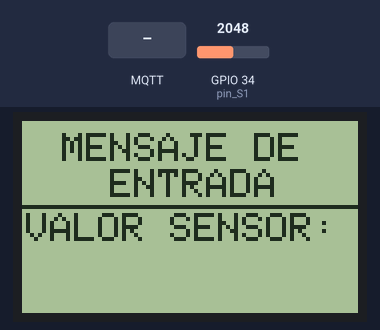
Recording of a sketch running on a simulated ESP32. Parts: 84×48 one-colour display. Inputs (shaded band) come from the test bench; at power-on: GPIO 34 (pin_S1) = 2048. WiFi joins after 1.5 s; servers stay silent unless stated; no MQTT or app messages arrive unless stated; what the sketch prints to the serial monitor is not drawn.

Above: at 6.0 s.
6.1 s: MQTT message "on" arrives on the first subscribed topic
At 7.8 s:
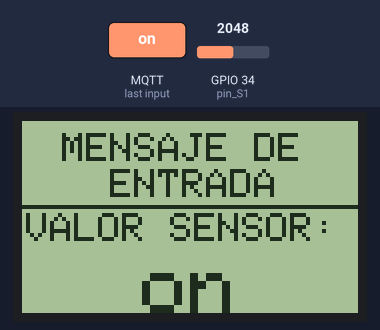
10.2 s: MQTT message "5" arrives on the first subscribed topic
At 12.9 s:
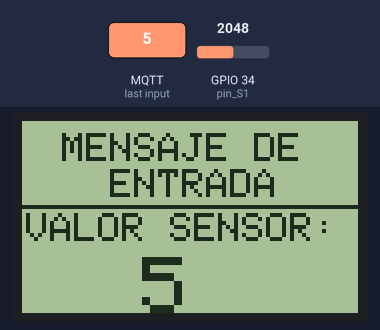
14.7 s: MQTT message "off" arrives on the first subscribed topic
At 17.0 s:
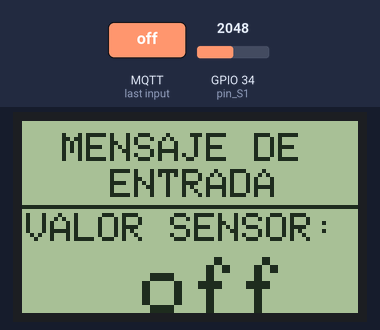
19.2 s: MQTT message "90" arrives on the first subscribed topic
At 21.9 s:
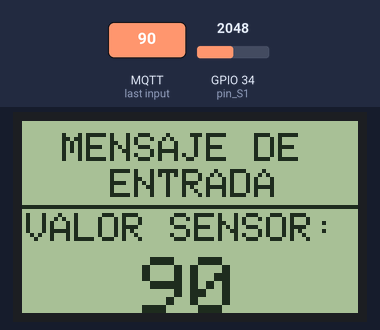
23.6 s: MQTT message "on" arrives on the first subscribed topic
At 26.3 s:
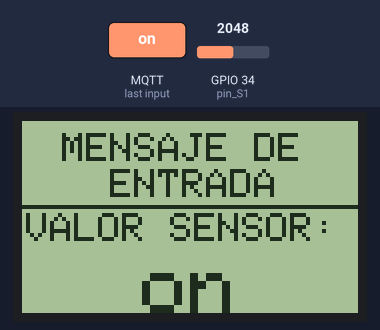
28.1 s: MQTT message "off" arrives on the first subscribed topic
At 30.5 s:
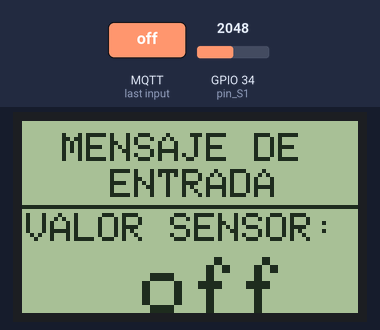
Timing chart, 0 to 32.0 s (numbered marks = the images above; inputs shaded):
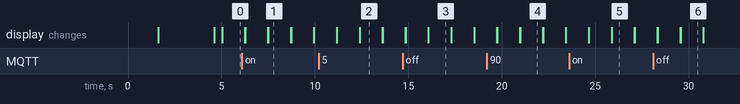

The sketch:

AWS.ino
```cpp
#include <SPI.h>
#include <Adafruit_GFX.h>
#include <Adafruit_PCD8544.h>
#include "secrets.h"
#include <WiFiClientSecure.h>
#include <PubSubClient.h>
#include <ArduinoJson.h>
#include "WiFi.h"

#define AWS_IOT_PUBLISH_TOPIC   "esp32/pub"
#define AWS_IOT_SUBSCRIBE_TOPIC "esp32/sub"

WiFiClientSecure ESP32Client;
PubSubClient client(ESP32Client);

int var = 0;
char datos[40];
String resultS = "";
String Topic = "";

const int pin_S1 = 34;
int valor_S1 = 0;

const int CLK = 18;
const int DIN = 23;
const int D_C = 04;
const int CE  = 15;
const int RST = 02;
Adafruit_PCD8544 display = Adafruit_PCD8544(CLK,DIN,D_C,CE,RST);

void setup()
{
  Serial.begin(115200);
  delay(10);
  connectAWS();

  display.begin();
  display.setContrast(50);
  display.clearDisplay();

  display.setTextColor(WHITE, BLACK);
  display.setTextSize(1);
  display.setCursor(0,15);
  display.println("              ");
  display.setCursor(0,23);
  display.println("              ");
  display.setCursor(12,19);
  display.println("BIENVENIDO");
  display.display();
  delay(3000);
  display.clearDisplay();
  display.display();
  delay(200);
}

void loop()
{
  valor_S1 = leer_sensor(pin_S1);

  Serial.print("Potenciometro: ");
  Serial.println(valor_S1);

  display.clearDisplay();
  display.setTextColor(BLACK);
  display.setTextSize(1);
  display.setCursor(10,3);
  display.print("MENSAJE DE");
  display.setCursor(22,12);
  display.print("ENTRADA");
  display.drawFastHLine(0,21,84,BLACK);
  display.display();

  display.setCursor(1,23);
  display.print("VALOR SENSOR:");
  display.setCursor(30,34);
  display.setTextSize(2);
  display.print(resultS);
  display.display();

  sprintf(datos, "%d ", valor_S1);

  publishMessage();
  client.loop();
  delay(1000);
}


int leer_sensor(int pin){
  int lectura = analogRead(pin);
  int valor = map(lectura, 0, 4095, 0, 100);
  delay(200);
  return valor;
}

void connectAWS()
{
  WiFi.mode(WIFI_STA);
  WiFi.begin(WIFI_SSID, WIFI_PASSWORD);

  Serial.println("Connecting to Wi-Fi");

  while (WiFi.status() != WL_CONNECTED)
  {
    delay(500);
    Serial.print(".");
  }

  // Configure WiFiClientSecure to use the AWS IoT device credentials
  ESP32Client.setCACert(AWS_CERT_CA);
  ESP32Client.setCertificate(AWS_CERT_CRT);
  ESP32Client.setPrivateKey(AWS_CERT_PRIVATE);

  // Connect to the MQTT broker on the AWS endpoint we defined earlier
  client.setServer(AWS_IOT_ENDPOINT, 8883);

  // Create a message handler
  client.setCallback(callback);

  Serial.println("Connecting to AWS IOT");

  while (!client.connect(THINGNAME))
  {
    Serial.print(".");
    delay(100);
  }

  if (!client.connected())
  {
    Serial.println("AWS IoT Timeout!");
    return;
  }

  // Subscribe to a topic
  client.subscribe(AWS_IOT_SUBSCRIBE_TOPIC);

  Serial.println("AWS IoT Connected!");
}

void publishMessage()
{
  StaticJsonDocument<200> doc;
  doc["numeric"] = valor_S1;
  char jsonBuffer[512];
  serializeJson(doc, jsonBuffer); // print to client

  client.publish(AWS_IOT_PUBLISH_TOPIC, jsonBuffer);
}

void callback(char* topic, byte* payload, unsigned int length){
  Serial.print("Mensaje recibido [");
  Serial.print(topic);
  Serial.print("] ");
  char payload_string[length + 1];
  int resultI;
  memcpy(payload_string, payload, length);
  payload_string[length] = '\0';
  resultI = atoi(payload_string);
  var = resultI;
  resultS = "";
  for (int i=0;i<length;i++){
    resultS = resultS + (char)payload[i];
  }
  Serial.println();
}
```

secrets.h
```cpp
#include <pgmspace.h>
#define SECRET
#define THINGNAME "SENSOR"                         //change this

const char* ssid     = "YOUR-SSID";
const char* password = "YOUR-PASSWORD";

const char WIFI_SSID[] = "UMNG-PUB-CLL100";               //change this
const char WIFI_PASSWORD[] = "";           //change this
const char AWS_IOT_ENDPOINT[] = "a148jjy9hcfr9o-ats.iot.us-east-1.amazonaws.com";       //change this

// Amazon Root CA 1
static const char AWS_CERT_CA[] PROGMEM = R"EOF(
-----BEGIN CERTIFICATE-----
MIIDQTCCAimgAwIBAgITBmyfz5m/jAo54vB4ikPmljZbyjANBgkqhkiG9w0BAQsF
ADA5MQswCQYDVQQGEwJVUzEPMA0GA1UEChMGQW1hem9uMRkwFwYDVQQDExBBbWF6
b24gUm9vdCBDQSAxMB4XDTE1MDUyNjAwMDAwMFoXDTM4MDExNzAwMDAwMFowOTEL
MAkGA1UEBhMCVVMxDzANBgNVBAoTBkFtYXpvbjEZMBcGA1UEAxMQQW1hem9uIFJv
b3QgQ0EgMTCCASIwDQYJKoZIhvcNAQEBBQADggEPADCCAQoCggEBALJ4gHHKeNXj
ca9HgFB0fW7Y14h29Jlo91ghYPl0hAEvrAIthtOgQ3pOsqTQNroBvo3bSMgHFzZM
9O6II8c+6zf1tRn4SWiw3te5djgdYZ6k/oI2peVKVuRF4fn9tBb6dNqcmzU5L/qw
IFAGbHrQgLKm+a/sRxmPUDgH3KKHOVj4utWp+UhnMJbulHheb4mjUcAwhmahRWa6
VOujw5H5SNz/0egwLX0tdHA114gk957EWW67c4cX8jJGKLhD+rcdqsq08p8kDi1L
93FcXmn/6pUCyziKrlA4b9v7LWIbxcceVOF34GfID5yHI9Y/QCB/IIDEgEw+OyQm
jgSubJrIqg0CAwEAAaNCMEAwDwYDVR0TAQH/BAUwAwEB/zAOBgNVHQ8BAf8EBAMC
AYYwHQYDVR0OBBYEFIQYzIU07LwMlJQuCFmcx7IQTgoIMA0GCSqGSIb3DQEBCwUA
A4IBAQCY8jdaQZChGsV2USggNiMOruYou6r4lK5IpDB/G/wkjUu0yKGX9rbxenDI
U5PMCCjjmCXPI6T53iHTfIUJrU6adTrCC2qJeHZERxhlbI1Bjjt/msv0tadQ1wUs
N+gDS63pYaACbvXy8MWy7Vu33PqUXHeeE6V/Uq2V8viTO96LXFvKWlJbYK8U90vv
o/ufQJVtMVT8QtPHRh8jrdkPSHCa2XV4cdFyQzR1bldZwgJcJmApzyMZFo6IQ6XU
5MsI+yMRQ+hDKXJioaldXgjUkK642M4UwtBV8ob2xJNDd2ZhwLnoQdeXeGADbkpy
rqXRfboQnoZsG4q5WTP468SQvvG5
-----END CERTIFICATE-----
)EOF";

// Device Certificate                                               //change this
static const char AWS_CERT_CRT[] PROGMEM = R"KEY(
-----BEGIN CERTIFICATE-----
MIIDWjCCAkKgAwIBAgIVAIQtHimuVl0DRmZW+EfM31RjPeVoMA0GCSqGSIb3DQEB
CwUAME0xSzBJBgNVBAsMQkFtYXpvbiBXZWIgU2VydmljZXMgTz1BbWF6b24uY29t
IEluYy4gTD1TZWF0dGxlIFNUPVdhc2hpbmd0b24gQz1VUzAeFw0yMjEwMTIxNjM0
NTVaFw00OTEyMzEyMzU5NTlaMB4xHDAaBgNVBAMME0FXUyBJb1QgQ2VydGlmaWNh
dGUwggEiMA0GCSqGSIb3DQEBAQUAA4IBDwAwggEKAoIBAQDT0Ql2reXO2zz+lREx
2HPS7T71IoqSmvC5UknyIMNf/vXw6LXZvM5g6zNfTB880fHY/2FvuBzWIW4/kPgK
Dw7BN0l/sGeXZ8SyZm7P6Mi7EOPluF3TBSlVEWzk5BspG47Guh5DNbEQKaljqfyY
eBau3Y65bCOxwD42dAcYiifwCDzrAuzPYge22OcnGfVgqqy7obPDlxSXdJnkhgJ0
Vgq/WWs3KXIEFQlVMGaFnbOMINziU64esnZaps29iRtZbpxn7wbHhBkFRazcW+OK
1Mz4oPcZ0c7r4TZNPn9m978y8O4cnXxpPMZTVMLIIh27SVo2joEoa5z41eNxqjp7
8QpRAgMBAAGjYDBeMB8GA1UdIwQYMBaAFEKtSFOV5pW8A4Fv8EpbPgK6FGsgMB0G
A1UdDgQWBBSek/BDRgA0+SAnGhQv3d3yERtC7DAMBgNVHRMBAf8EAjAAMA4GA1Ud
DwEB/wQEAwIHgDANBgkqhkiG9w0BAQsFAAOCAQEARmdlLy+ulPkRhnYuf0ExhjpQ
T7nqsR5aBoSDJevuaTY85rOPWWnLplPRFFFxSZq3rPJOkarG8pwlSrxMnpwWWs6B
ImPMTEduFjtxEM4t9/AfMiCarjglDNHqdhsTkmEurqPoGAnc0o+Ljlnb/ov5+0kI
sQCwDWq8og3jdfp6ies6WhDB3+vRJ8xSe0DtuEJoAiRjYHibBii0SRa0vzbA92XU
zFhu16mZ6h7kjKvzU4uW6mQN7+r0SptwgUljOS1itfrohZwC2p/N4xNPL839csIS
UE9QgoZuYA6LHGSHuNFkFNlu7Mdz/REpAYd036H2et063L9SxxvAi6Kn9ha9Xw==
-----END CERTIFICATE-----
)KEY";

// Device Private Key                                               //change this
static const char AWS_CERT_PRIVATE[] PROGMEM = R"KEY(
-----BEGIN RSA PRIVATE KEY-----
MIIEpAIBAAKCAQEA09EJdq3lzts8/pURMdhz0u0+9SKKkprwuVJJ8iDDX/718Oi1
2bzOYOszX0wfPNHx2P9hb7gc1iFuP5D4Cg8OwTdJf7Bnl2fEsmZuz+jIuxDj5bhd
0wUpVRFs5OQbKRuOxroeQzWxECmpY6n8mHgWrt2OuWwjscA+NnQHGIon8Ag86wLs
z2IHttjnJxn1YKqsu6Gzw5cUl3SZ5IYCdFYKv1lrNylyBBUJVTBmhZ2zjCDc4lOu
HrJ2WqbNvYkbWW6cZ+8Gx4QZBUWs3FvjitTM+KD3GdHO6+E2TT5/Zve/MvDuHJ18
aTzGU1TCyCIdu0laNo6BKGuc+NXjcao6e/EKUQIDAQABAoIBAA5O4Y/FwW9OufkM
gsPWNkS6R/VxJuEuXDJ4j4wukGQMqfpjDd2udlZvrOG0F6wZFngtEBzm1/PTAEqE
9WxghgOhQ3K/rM+6b7wJVVTwCZcxVeOvp47Ym2kmqy9vBTKqrONZsS+jEdngppOX
6Ps3qXiYeMqntmWMcedlwRD0TCxXkqQd4KHyCinoXTRhljG7LT7SnL0txacq/0Pj
SSfBzX/yZsV8rOGRPapyYci0U/oYjVIzhbaErfEJHlsTzehlDFXvg/bAU9FtJtp6
alHzIBXB17YXgze38Vzk/KrDxETRgA1XVZD7AVlhHYmhMYp6gRmNxB0jWkHFFiR/
Y54fW1ECgYEA8E7Xviyz8V83CitNTssH66q/T6eiEyuFGS3EkOtO9IX2xjuMQlES
SrzL+7Uottumbs8MHDgmRi/TT0vRdYKcNw8Ce+T3UBzXFEe8ZIfQ5ASclqF3n0iv
AleZx1g95hXSFXOzMm6KAuci+vkl5c5BFWfs6WglowkvGc5xA9cEpo0CgYEA4aXp
VO1ahV+GKFjMGNUM7QO1QOeYFlvDpRf9HlHc+VM9XMNwLPek74jzHvC3y692764I
me+pXTshP6H+Xv1WUJaiTGqZlubfV6mKdXMAF2UhfpoNboo0oIKa+LjxiJWz/VTP
+6nSuP3Vb4WAsLAFsOHlNjPXrWyJtKuiruUOE9UCgYEAn70JFFVK1+ve/leCcBnu
De3WdfCMgAmx0+bkfyCrv0c9ns/+kCar7hpJzevCQKsJmybueeOpLYalBFT1yxMj
HEZR9GFjNFG3dreot3rAlJGsNUTn6225R+lLQ4OYwdVHbRMXzzJDc2KJkiMD2hqc
kMogZZbhTdrRAGqGHXNUmBECgYBSOi1/H0dfVuICjelCG1Esha9lSX/oleQDo2w/
wkEuMiEoTqfwGwZlq5g87Cdt+DD1Qowr3GPxb3y8PYH+h38OuvXFtwrlLJiyzzt/
dTrRS68a/XRrlb17yFxEytBpn3QJmwB3ivkZJJbEnve4a0yHmqn2SIoNzoGX7vvH
k/y/SQKBgQCgq9q8DxdpiSqMhvUiHgYqknwloZIHrBuevVrbFq4g7X2Mu7nJFnzJ
yAsf6h9cGDFYqxzG4j7rNNgsP0M4QwCWXH6eRuplYhd0R3mojQkjWY7q/M6WrhXj
HaXcTxdiZtam9XUg7j8u0MtwACxfwpCSn0HWLjDYlmtKtvNDsQzkaQ==
-----END RSA PRIVATE KEY-----
)KEY";
```

Measured:
- after the input at 6.1 s, the display: first differs from a run without the input after 1.4 s (image 1)
- after the input at 10.2 s, the display: first differs from a run without the input after 2.2 s (image 2)
- after the input at 14.7 s, the display: first differs from a run without the input after 1.4 s (image 3)
- after the input at 19.2 s, the display: first differs from a run without the input after 1.8 s (image 4)
- after the input at 23.6 s, the display: first differs from a run without the input after 2.3 s (image 5)
- after the input at 28.1 s, the display: first differs from a run without the input after 1.5 s (image 6)
- what the display in image 1 shows lasts 1.2 s, from 7.5 s to 8.7 s
